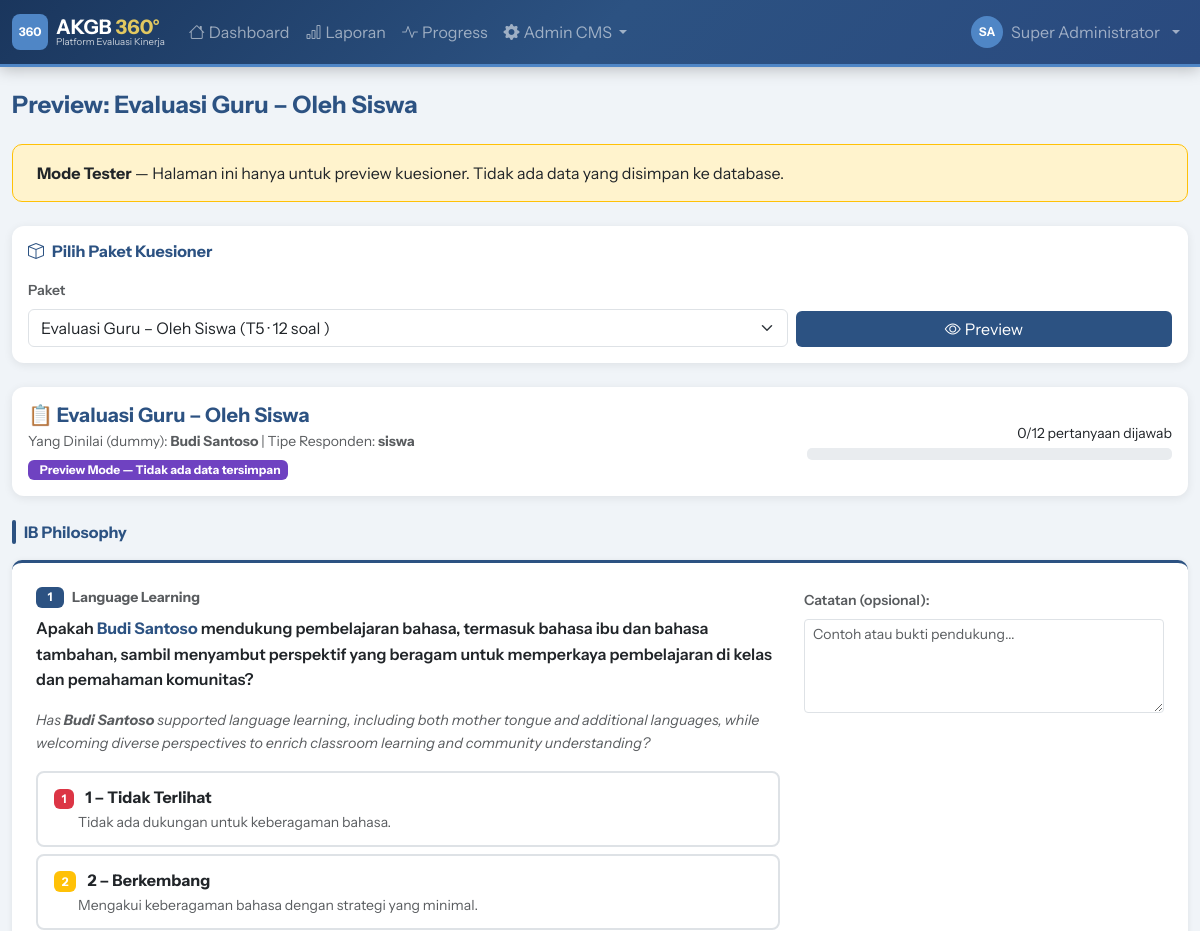
/demo/tester/index.php?pkg=11 (signed in, upper part), run on an earlier commit of the app's database.
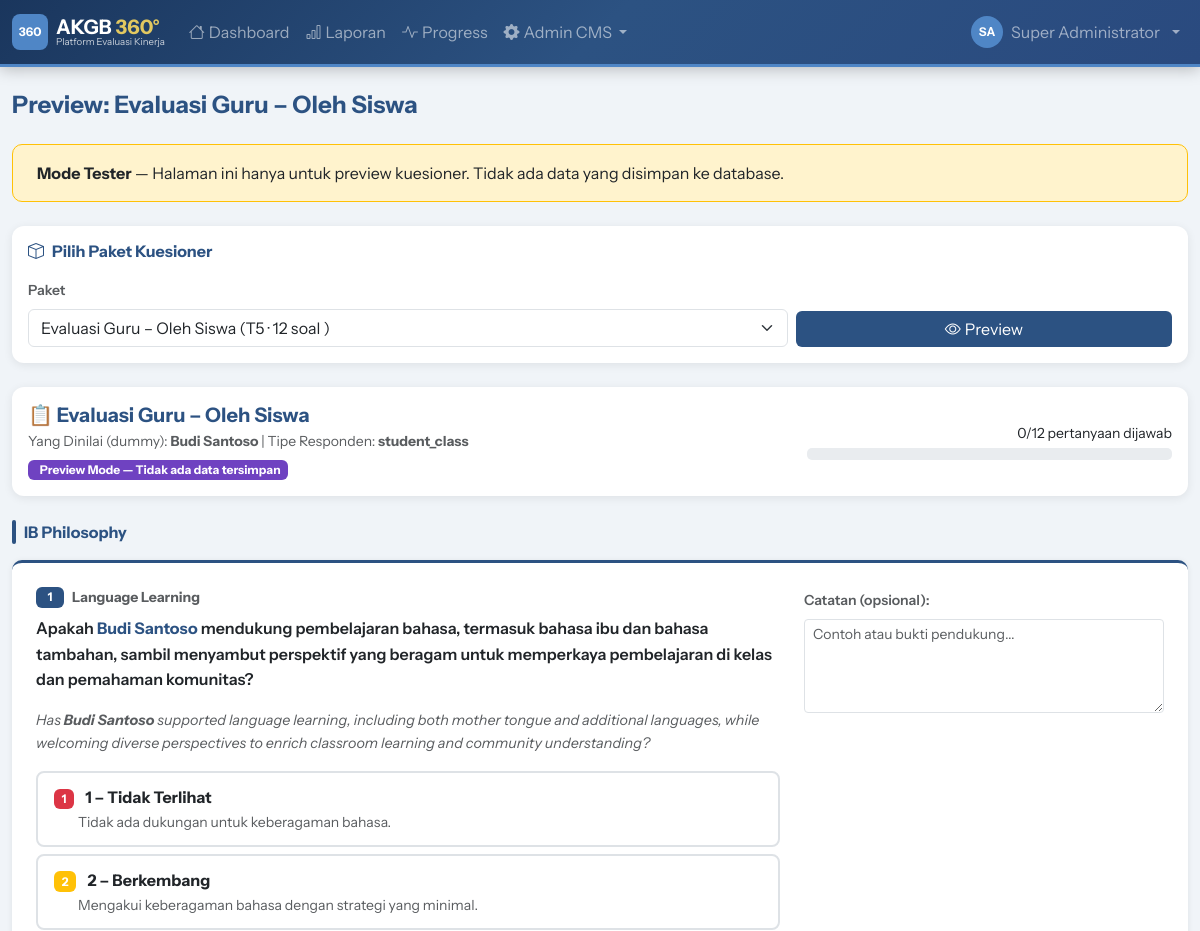
And on a later commit of the database.
### tables this page shows
CREATE TABLE `packages` (
  `id` int NOT NULL AUTO_INCREMENT,
  `code` varchar(20) NOT NULL,
  `name` varchar(200) NOT NULL,
  `eval_type_id` int NOT NULL,
  `period_id` int DEFAULT NULL COMMENT 'NULL = template global, ada nilai = terikat periode',
  `respondent_type` varchar(50) NOT NULL,
  `description` text,
  `is_self_reflection` tinyint(1) DEFAULT '0',
  PRIMARY KEY (`id`),
  KEY `eval_type_id` (`eval_type_id`),
  KEY `period_id` (`period_id`),
  CONSTRAINT `packages_ibfk_1` FOREIGN KEY (`eval_type_id`) REFERENCES `eval_types` (`id`),
  CONSTRAINT `packages_ibfk_2` FOREIGN KEY (`period_id`) REFERENCES `eval_periods` (`id`) ON DELETE SET NULL
);

### public_html/demo/includes/db.php (called while the page is built, shortened)
<?php
class Database {
    private static ?PDO $instance = null;
    public static function getInstance(): PDO {
        if (self::$instance === null) {
            $dsn = "mysql:host=" . DB_HOST . ";dbname=" . DB_NAME . ";charset=" . DB_CHARSET;
            $options = [
                PDO::ATTR_ERRMODE            => PDO::ERRMODE_EXCEPTION,
                PDO::ATTR_DEFAULT_FETCH_MODE => PDO::FETCH_ASSOC,
                PDO::ATTR_EMULATE_PREPARES   => false,
            ];
            try {
                self::$instance = new PDO($dsn, DB_USER, DB_PASS, $options);
            } catch (PDOException $e) {
                die(json_encode(['error' => 'Database connection failed: ' . $e->getMessage()]));
            }
        }
        return self::$instance;
    }
    public static function query(string $sql, array $params = []): PDOStatement {
        $stmt = self::getInstance()->prepare($sql);
        $stmt->execute($params);
        return $stmt;
    }
    public static function fetchOne(string $sql, array $params = []): ?array {
        $row = self::query($sql, $params)->fetch();
        return $row ?: null;
    }
}

### public_html/demo/includes/functions.php (called while the page is built, shortened)
<?php
function h(string $s = ''): string {
    return htmlspecialchars($s, ENT_QUOTES, 'UTF-8');
}

### public_html/demo/tester/index.php (the view, shortened to what the changed rows need)
<?php
require_once __DIR__ . '/../includes/db.php';
require_once __DIR__ . '/../includes/functions.php';
require_once __DIR__ . '/../includes/layout.php';
$selectedPkgId = (int)($_GET['pkg'] ?? 0);
$selectedPkg   = null;
$questions     = [];
if ($selectedPkgId) {
    $selectedPkg = Database::fetchOne(
        "SELECT * FROM packages WHERE id = ?",
        [$selectedPkgId]
    );
    if ($selectedPkg) {
        $questions = Database::fetchAll("
            SELECT q.id,
                   COALESCE(pq.question_id_text_override, q.question_id_text) as question_id_text,
                   COALESCE(pq.question_en_text_override,  q.question_en_text)  as question_en_text,
                   s.name as standard_name, s.elaboration_id, s.elaboration_en,
                   d.name as domain_name, d.code as domain_code,
                   pq.order_num
            FROM package_questions pq
            JOIN questions q ON pq.question_id = q.id
            JOIN standards s ON q.standard_id = s.id
            JOIN domains d ON s.domain_id = d.id
            WHERE pq.package_id = ?
            ORDER BY pq.order_num
        ", [$selectedPkgId]);
    }
}
$dummyName = 'Budi Santoso';
?>
<?php if ($selectedPkg && empty($questions)): ?>
<div class="alert alert-warning">
  <i class="bi bi-exclamation-triangle me-2"></i>
  Paket ini belum memiliki pertanyaan.
</div>
<?php elseif ($selectedPkg && !empty($questions)):
?>
<div class="card mb-4">
  <div class="card-body">
    <div class="row align-items-center">
      <div class="col-md-8">
        <h5 class="fw-bold text-navy mb-1">
          <?= $selectedPkg['is_self_reflection'] ? '📝 Refleksi Mandiri' : '📋 ' . h($selectedPkg['name']) ?>
        </h5>
        <p class="text-muted mb-1 small">
          Yang Dinilai (dummy): <strong><?= h($dummyName) ?></strong>
          <?php if (!$selectedPkg['is_self_reflection']): ?>
          | Tipe Responden: <strong><?= h($selectedPkg['respondent_type']) ?></strong>
          <?php endif; ?>
        </p>
        <span class="badge" style="background:#6f42c1">
          <i class="bi bi-flask me-1"></i>Preview Mode — Tidak ada data tersimpan
        </span>
      </div>
    </div>
  </div>
</div>
<?php endif; ?>
<?php
$content = ob_get_clean();
$pageTitle = $selectedPkg ? 'Preview: ' . $selectedPkg['name'] : 'Tester — Preview Kuesioner';
pageWrapper($pageTitle, $content);

### public_html/demo/includes/layout.php (shortened to what the changed rows need)
<?php
function renderHead(string $title = '', string $extraCss = ''): void {
    $t    = $title ? h($title) . ' — ' : '';
    $base = APP_URL;
    echo "<!DOCTYPE html>
<html lang='id'>
<head>
<meta charset='UTF-8'>
<meta name='viewport' content='width=device-width, initial-scale=1.0'>
<title>{$t}AKGB 360</title>
<link rel='preconnect' href='https://fonts.googleapis.com'>
<link rel='preconnect' href='https://fonts.gstatic.com' crossorigin>
<link rel='stylesheet' href='https://fonts.googleapis.com/css2?family=Instrument+Sans:ital,wght@0,400;0,500;0,600;0,700;1,400;1,600&display=swap'>
<link rel='stylesheet' href='https://cdnjs.cloudflare.com/ajax/libs/bootstrap/5.3.2/css/bootstrap.min.css'>
<link rel='stylesheet' href='https://cdnjs.cloudflare.com/ajax/libs/bootstrap-icons/1.11.3/font/bootstrap-icons.min.css'>
<link rel='stylesheet' href='https://cdnjs.cloudflare.com/ajax/libs/datatables/1.10.21/css/dataTables.bootstrap5.min.css'>
<link rel='stylesheet' href='{$base}/assets/css/style.css'>
{$extraCss}
</head>
<body>";
}
function renderFooter(): void {
    $base = APP_URL;
    echo "
<footer class='ktb-footer mt-auto py-3'>
  <div class='container-fluid text-center small'>
    <span class='opacity-50'>AKGB 360 — Platform Evaluasi Kinerja 360 Derajat</span>
  </div>
</footer>
<script src='https://cdnjs.cloudflare.com/ajax/libs/bootstrap/5.3.2/js/bootstrap.bundle.min.js'></script>
<script src='https://cdnjs.cloudflare.com/ajax/libs/jquery/3.7.1/jquery.min.js'></script>
<script src='https://cdnjs.cloudflare.com/ajax/libs/datatables/1.10.21/js/jquery.dataTables.min.js'></script>
<script src='https://cdnjs.cloudflare.com/ajax/libs/datatables/1.10.21/js/dataTables.bootstrap5.min.js'></script>
<script src='https://cdnjs.cloudflare.com/ajax/libs/Chart.js/4.4.1/chart.umd.min.js'></script>
<script src='https://cdnjs.cloudflare.com/ajax/libs/sweetalert2/11.10.1/sweetalert2.all.min.js'></script>
<script src='{$base}/assets/js/app.js'></script>
</body></html>";
}
function pageWrapper(string $title, string $content, string $extraCss = ''): void {
    renderHead($title, $extraCss);
    echo '<div class="container-fluid py-4 flex-grow-1">';
    echo '<div class="d-flex justify-content-between align-items-center mb-4">';
    echo '<h4 class="mb-0 fw-bold text-navy">' . h($title) . '</h4>';
    echo '</div>';
    echo $content;
    echo '</div>';
    renderFooter();
}

What changed in the data, as far as the page shows it:
changed packages "Preview: Evaluasi Guru – Oleh Siswa": respondent_type "siswa" → "student_class"
